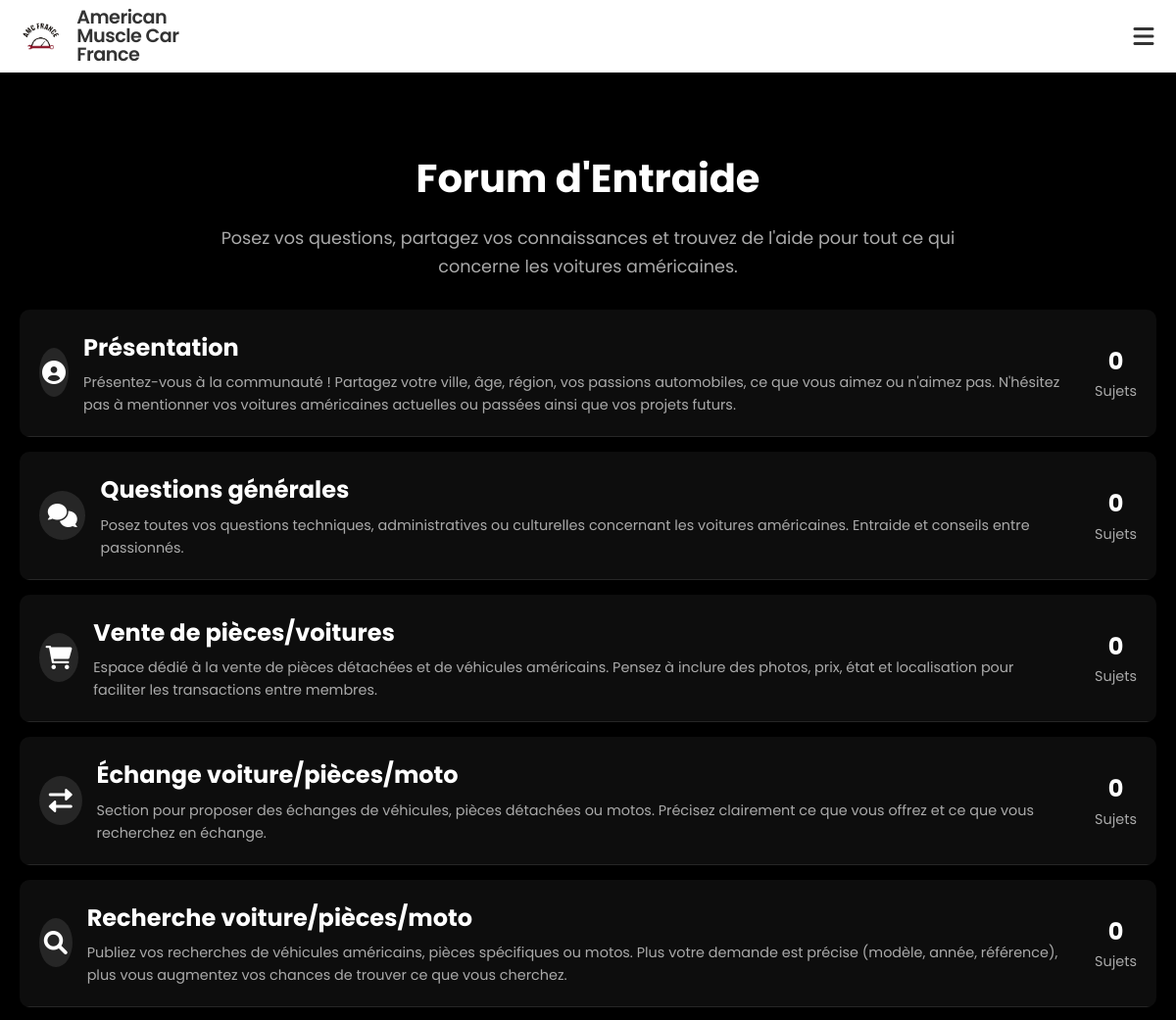
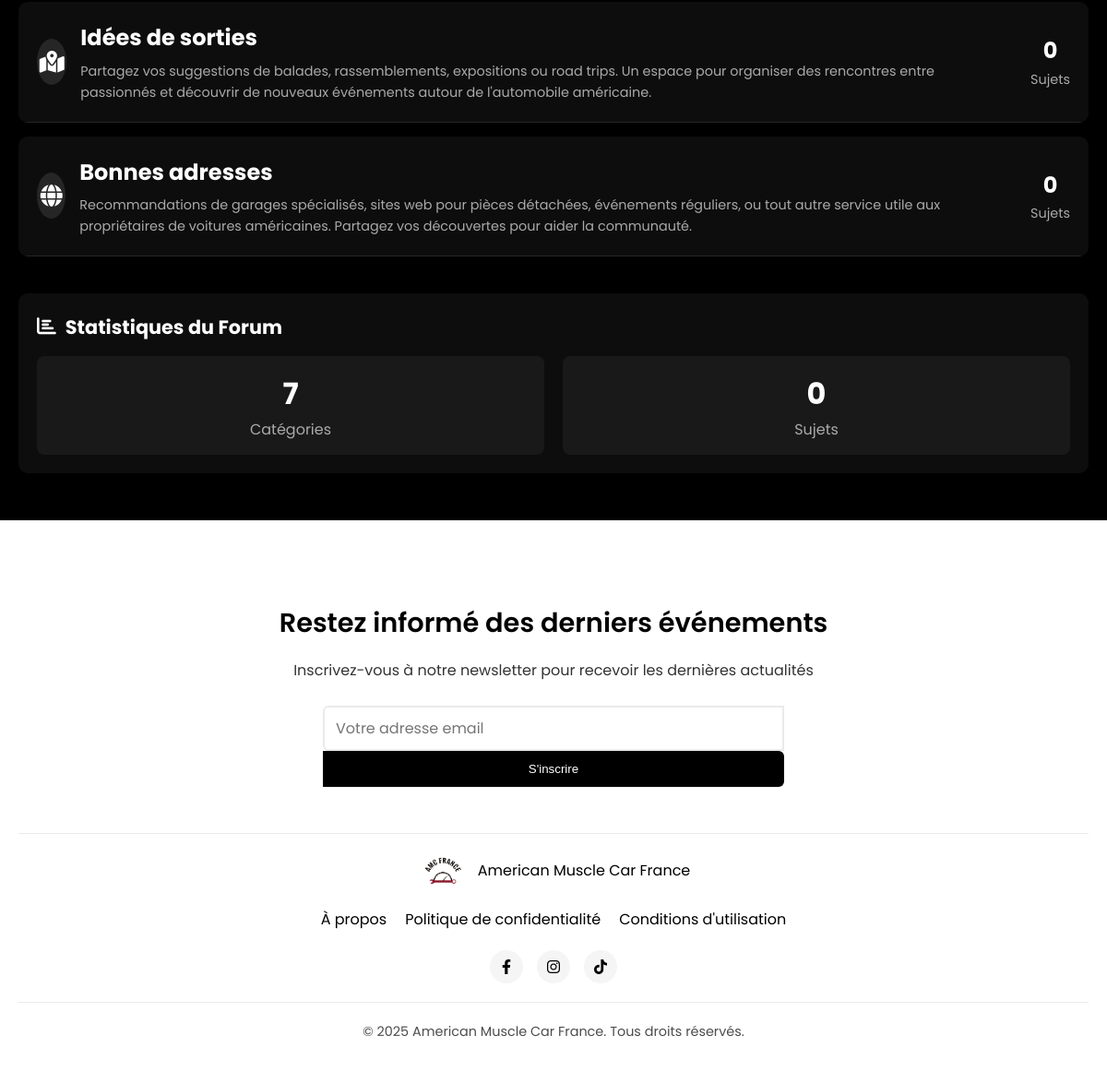
The app's page /forum/ with its own data (2 pictures, top to bottom).
### core/models.py (models this page shows, shortened)
class ClubInfo(models.Model):
    name = models.CharField(max_length=100, default="Club de Voitures Américaines", verbose_name="Nom")
    description = models.TextField(verbose_name="Description")
    founder_info = models.TextField(blank=True, null=True, verbose_name="Informations sur le fondateur")
    cofounder_info = models.TextField(blank=True, null=True, verbose_name="Informations sur le co-fondateur")
    email = models.EmailField(blank=True, null=True, verbose_name="Email")
    phone = models.CharField(max_length=20, blank=True, null=True, verbose_name="Téléphone")
    instagram = models.CharField(max_length=100, blank=True, null=True)
    facebook = models.CharField(max_length=100, blank=True, null=True)
    twitter = models.CharField(max_length=100, blank=True, null=True)
    class Meta:
        verbose_name = "Information du Club"
        verbose_name_plural = "Informations du Club"

### forum/models.py (models this page shows, shortened)
class ForumCategory(models.Model):
    name = models.CharField(max_length=100, verbose_name="Nom")
    description = models.TextField(verbose_name="Description")
    icon = models.CharField(max_length=50, default="fa-comments", verbose_name="Icône FontAwesome")
    slug = models.SlugField(unique=True)
    order = models.IntegerField(default=0, verbose_name="Ordre d'affichage")
    created_at = models.DateTimeField(auto_now_add=True, verbose_name="Date de création")
    class Meta:
        ordering = ['order', 'name']
        verbose_name = "Catégorie du forum"
        verbose_name_plural = "Catégories du forum"

### forum/views.py (the view)
# urls.py: path('', views.forum_home, name='forum_home'),
def forum_home(request):
    categories = ForumCategory.objects.all().annotate(topics_count=Count('topics'))
    total_topics = ForumTopic.objects.count()
    for category in categories:
        category.latest_topic = category.topics.order_by('-created_at').first()
    return render(request, 'forum/forum_home.html', {
        'categories': categories,
        'total_topics': total_topics,  # Passer le total à la template
        'active_forum': True  # Pour marquer l'onglet forum comme actif dans la navigation
    })

### core/context_processors.py (called while the page is built)
def club_info(request):
    try:
        info = ClubInfo.objects.first()
    except:
        info = None
    return {'global_club_info': info}

### templates/forum/forum_home.html (shortened to what this page needs)
{% extends 'base/base.html' %}
{% block content %}
<div class="forum-container" style="max-width: 1200px; margin: 50px auto; padding: 0 20px;">
    <div class="forum-header" style="margin-bottom: 30px; text-align: center;">
        <h1 style="font-size: 2.5rem; margin-bottom: 15px;">Forum d'Entraide</h1>
        <p style="color: #aaa; font-size: 1.1rem; max-width: 800px; margin: 0 auto;">
            Posez vos questions, partagez vos connaissances et trouvez de l'aide pour tout ce qui concerne les voitures américaines.
        </p>
    </div>
    <div class="category-list" style="display: flex; flex-direction: column; gap: 15px;">
        {% for category in categories|dictsort:"order" %}
            <div class="category-card" style="background-color: rgba(255, 255, 255, 0.05); border-radius: 10px; padding: 0; overflow: hidden; transition: transform 0.3s ease, box-shadow 0.3s ease;">
                <a href="{% url 'forum:category_detail' category.slug %}" style="text-decoration: none; color: inherit; display: block;">
                    <div class="category-header" style="padding: 20px; border-bottom: 1px solid rgba(255, 255, 255, 0.1); display: flex; align-items: center; gap: 15px;">
                        <div class="category-icon" style="width: 50px; height: 50px; background-color: rgba(255, 255, 255, 0.1); border-radius: 50%; display: flex; align-items: center; justify-content: center;">
                            <i class="fas {{ category.icon }}" style="font-size: 1.5rem; color: white;"></i>
                        </div>
                        <div class="category-info" style="flex-grow: 1;">
                            <h2 style="margin: 0; font-size: 1.5rem;">{{ category.name }}</h2>
                            <p style="margin: 5px 0 0; color: #aaa; font-size: 0.9rem;">{{ category.description }}</p>
                        </div>
                        <div class="category-stats" style="text-align: center; margin-left: 15px;">
                            <div style="font-size: 1.5rem; font-weight: bold;">{{ category.topics_count }}</div>
                            <div style="color: #aaa; font-size: 0.9rem;">Sujets</div>
                        </div>
                    </div>
                </a>
            </div>
        {% endfor %}
    </div>
    <div class="forum-stats" style="margin-top: 40px; background-color: rgba(255, 255, 255, 0.05); border-radius: 10px; padding: 20px;">
        <h3 style="margin-top: 0; margin-bottom: 15px; font-size: 1.3rem; display: flex; align-items: center;">
            <i class="fas fa-chart-bar" style="margin-right: 10px;"></i>Statistiques du Forum
        </h3>
        <div class="stats-grid" style="display: grid; grid-template-columns: repeat(auto-fit, minmax(200px, 1fr)); gap: 20px;">
            <div class="stat-card" style="text-align: center; background-color: rgba(255, 255, 255, 0.05); padding: 15px; border-radius: 8px;">
                <div style="font-size: 2rem; font-weight: bold;">{{ categories|length }}</div>
                <div style="color: #aaa;">Catégories</div>
            </div>
            <div class="stat-card" style="text-align: center; background-color: rgba(255, 255, 255, 0.05); padding: 15px; border-radius: 8px;">
                <div style="font-size: 2rem; font-weight: bold;">{{ total_topics }}</div>
                <div style="color: #aaa;">Sujets</div>
            </div>
        </div>
    </div>
</div>
{% endblock %}

### templates/base/base.html (shortened to what this page needs)
<!DOCTYPE html>
<html lang="fr">
<head>
    <link href="https://cdnjs.cloudflare.com/ajax/libs/font-awesome/6.0.0/css/all.min.css" rel="stylesheet">
    <link href="/static/css/style.css" rel="stylesheet">
</head>
<body>
    <nav>
        <div class="nav-left">
            <img src="/static/img/logo.png" alt="logo">
            <span class="nav-title">{% if global_club_info %}{{ global_club_info.name }}{% else %}Club de Voitures Américaines{% endif %}</span>
        </div>
        <div class="nav-right">
            <button id="mobile-menu-toggle" aria-label="Toggle menu">
                <i class="fas fa-bars"></i>
            </button>
        </div>
    </nav>
    {% block content %}{% endblock %}
    <footer>
        <div class="footer-container">
            <div class="newsletter">
                <h3>Restez informé des derniers événements</h3>
                <p>Inscrivez-vous à notre newsletter pour recevoir les dernières actualités</p>
                <form class="newsletter-form" method="post" action="{% url 'newsletter_signup' %}">
                    <input type="email" name="email" placeholder="Votre adresse email" required>
                    <button type="submit">S'inscrire</button>
                </form>
            </div>
            <div class="footer-info">
                <div class="footer-logo">
                    <img src="/static/img/logo.png" alt="logo" class="footer-logo-img">
                    <span>{% if global_club_info %}{{ global_club_info.name }}{% else %}Club de Voitures Américaines{% endif %}</span>
                </div>
                <div class="footer-links">
                    <a href="{% url 'about' %}">À propos</a>
                    <a href="#">Politique de confidentialité</a>
                    <a href="#">Conditions d'utilisation</a>
                </div>
                <div class="social-links">
                    <a href="#" aria-label="Facebook"><i class="fab fa-facebook-f"></i></a>
                    <a href="#" aria-label="Instagram"><i class="fab fa-instagram"></i></a>
                    <a href="#" aria-label="TikTok"><i class="fab fa-tiktok"></i></a>
                </div>
            </div>
            <div class="copyright">
                <p>&copy; {% now "Y" %} {% if global_club_info %}{{ global_club_info.name }}{% else %}Club de Voitures Américaines{% endif %}. Tous droits réservés.</p>
            </div>
        </div>
    </footer>
</body>
</html>

### static/css/style.css (style rules this page uses)
:root { --main-dark: #0e0f10; --secondary-dark: #1a1c1e; --accent: #ff3838; --text-light: #f8f9fa; --text-secondary: #adb5bd; --event-date-bg: #ff3838; }
html, body { height: 100%; }
html { font-size: 16px; }
body { margin: 0; padding: 0; background-color: black; color: white; font-family: 'Poppins', sans-serif; display: flex; flex-direction: column; min-height: 100vh; line-height: 1.6; }
nav { display: flex; justify-content: space-between; align-items: center; padding: 15px 30px; background-color: white; box-shadow: 0 2px 10px rgba(0, 0, 0, 0.1); position: sticky; top: 0; z-index: 100; }
.nav-left { display: flex; align-items: center; gap: 15px; }
.nav-left img { height: 75px; width: auto; object-fit: contain; display: block; }
.nav-title { font-weight: 600; font-size: 1.4em; color: #333; letter-spacing: -0.5px; display: flex; align-items: center; line-height: 1; }
.nav-right { display: flex; }
footer { background-color: white; color: black; padding: 60px 0 30px; width: 100%; margin-top: auto; position: relative; z-index: 5; }
.footer-container { max-width: 1300px; margin: 0 auto; padding: 0 20px; }
.newsletter { text-align: center; max-width: 600px; margin: 0 auto 50px; }
.newsletter h3 { font-size: 1.8rem; font-weight: 600; margin-bottom: 15px; }
.newsletter p { font-size: 1rem; margin-bottom: 25px; opacity: 0.8; }
.newsletter-form { display: flex; flex-direction: column; max-width: 500px; margin: 0 auto; }
.newsletter-form input { flex: 1; padding: 12px 15px; border: 2px solid #eaeaea; border-radius: 6px 0 0 6px; font-size: 1rem; font-family: inherit; transition: border-color 0.3s ease; }
.newsletter-form button { background-color: black; color: white; border: none; padding: 12px 25px; border-radius: 0 6px 6px 0; font-weight: 500; cursor: pointer; transition: background-color 0.3s ease; }
.footer-info { display: flex; justify-content: space-between; align-items: center; flex-wrap: wrap; padding: 20px 0; border-top: 1px solid #eaeaea; border-bottom: 1px solid #eaeaea; margin-bottom: 20px; }
.footer-logo { display: flex; align-items: center; gap: 10px; }
.footer-logo-img { height: 40px; width: auto; }
.footer-links { display: flex; flex-direction: row; align-items: center; gap: 20px; }
.footer-links a { color: black; text-decoration: none; transition: color 0.3s ease; }
.social-links { display: flex; gap: 15px; }
.social-links a { display: inline-flex; align-items: center; justify-content: center; width: 36px; height: 36px; border-radius: 50%; background-color: #f5f5f5; color: black; text-decoration: none; transition: background-color 0.3s ease, transform 0.3s ease; }
.copyright { text-align: center; font-size: 0.9rem; opacity: 0.7; }
@media (max-width: 1400px) { .footer-info { flex-direction: column; gap: 20px; } }
input, select, textarea { font-size: 16px !important; padding: 10px 12px !important; }

### templates/base/base.html (style rules this page uses)
body.page-transition { animation: fadeIn 0.5s ease-in-out; }
nav { display: flex; justify-content: space-between; align-items: center; padding: 15px 30px; background-color: white; box-shadow: 0 2px 10px rgba(0, 0, 0, 0.1); position: sticky; top: 0; z-index: 100; flex-wrap: nowrap; }
.nav-left { display: flex; align-items: center; gap: 15px; flex-shrink: 0; margin-right: 20px; }
.nav-right { display: flex; align-items: center; gap: 10px; flex-shrink: 0; }
#mobile-menu-toggle { display: flex; align-items: center; justify-content: center; background: none; border: none; color: #333; font-size: 1.5rem; cursor: pointer; margin-left: 10px; padding: 5px; transition: transform 0.3s ease; width: 36px; height: 36px; border-radius: 50%; }
@media (max-width: 1400px) { nav { flex-wrap: wrap; padding: 8px 15px; } }
@media (max-width: 1400px) { .nav-left { gap: 10px; } }
@media (max-width: 1400px) { .nav-left img { height: 38px; } }
@media (max-width: 1400px) { .nav-title { font-size: 1.2em; max-width: 160px; overflow: hidden; text-overflow: ellipsis; } }

### records on screen
ClubInfo: name "American Muscle Car France"
ForumCategory: name "Présentation", description "Présentez-vous à la communauté ! Partagez votre ville, âge, région, vos passions automobiles, ce que vous aimez ou n'aimez pas. N'hésitez pas à mentionner vos voitures américaines actuelles ou passées ainsi que vos projets futurs.", topics_count "0"
ForumCategory: name "Questions générales", description "Posez toutes vos questions techniques, administratives ou culturelles concernant les voitures américaines. Entraide et conseils entre passionnés.", topics_count "0"
ForumCategory: name "Vente de pièces/voitures", description "Espace dédié à la vente de pièces détachées et de véhicules américains. Pensez à inclure des photos, prix, état et localisation pour faciliter les transactions entre membres.", topics_count "0"
ForumCategory: name "Échange voiture/pièces/moto", description "Section pour proposer des échanges de véhicules, pièces détachées ou motos. Précisez clairement ce que vous offrez et ce que vous recherchez en échange.", topics_count "0"
ForumCategory: name "Recherche voiture/pièces/moto", description "Publiez vos recherches de véhicules américains, pièces spécifiques ou motos. Plus votre demande est précise (modèle, année, référence), plus vous augmentez vos chances de trouver ce que vous cherchez.", topics_count "0"
ForumCategory: name "Idées de sorties", description "Partagez vos suggestions de balades, rassemblements, expositions ou road trips. Un espace pour organiser des rencontres entre passionnés et découvrir de nouveaux événements autour de l'automobile américaine.", topics_count "0"
ForumCategory: name "Bonnes adresses", description "Recommandations de garages spécialisés, sites web pour pièces détachées, événements réguliers, ou tout autre service utile aux propriétaires de voitures américaines. Partagez vos découvertes pour aider la communauté.", topics_count "0"

### other values on screen
{{ categories|length }} "7"
{{ total_topics }} "0"
